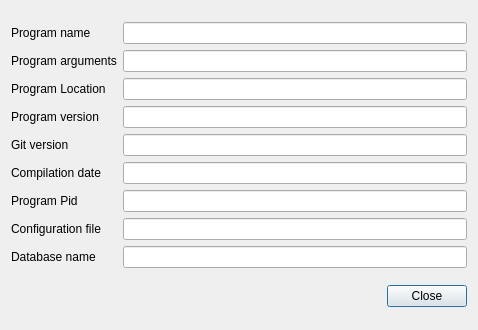
<?xml version="1.0" encoding="UTF-8"?>
<ui version="4.0">
 <class>DialogSystemInfo</class>
 <widget class="QDialog" name="DialogSystemInfo">
  <property name="geometry">
   <rect>
    <x>0</x>
    <y>0</y>
    <width>478</width>
    <height>330</height>
   </rect>
  </property>
  <property name="windowTitle">
   <string>System informations</string>
  </property>
  <layout class="QHBoxLayout" name="horizontalLayout_3">
   <item>
    <layout class="QVBoxLayout" name="verticalLayout_3">
     <item>
      <layout class="QHBoxLayout" name="horizontalLayout">
       <item>
        <layout class="QVBoxLayout" name="verticalLayout">
         <item>
          <widget class="QLabel" name="labelNme">
           <property name="text">
            <string>Program name</string>
           </property>
          </widget>
         </item>
         <item>
          <widget class="QLabel" name="labelNameProgramArguments">
           <property name="text">
            <string>Program arguments</string>
           </property>
          </widget>
         </item>
         <item>
          <widget class="QLabel" name="labelNameProgramArguments_2">
           <property name="text">
            <string>Program Location</string>
           </property>
          </widget>
         </item>
         <item>
          <widget class="QLabel" name="labelVersion">
           <property name="text">
            <string>Program version</string>
           </property>
          </widget>
         </item>
         <item>
          <widget class="QLabel" name="labelGitVersion">
           <property name="text">
            <string>Git version</string>
           </property>
          </widget>
         </item>
         <item>
          <widget class="QLabel" name="labelDateCompilation">
           <property name="text">
            <string>Compilation date</string>
           </property>
          </widget>
         </item>
         <item>
          <widget class="QLabel" name="labelPid">
           <property name="text">
            <string>Program Pid</string>
           </property>
          </widget>
         </item>
         <item>
          <widget class="QLabel" name="labelConfiguration">
           <property name="text">
            <string>Configuration file</string>
           </property>
          </widget>
         </item>
         <item>
          <widget class="QLabel" name="labelDatabase">
           <property name="text">
            <string>Database name</string>
           </property>
          </widget>
         </item>
        </layout>
       </item>
       <item>
        <layout class="QVBoxLayout" name="verticalLayout_2">
         <item>
          <widget class="QLineEdit" name="lineEditName">
           <property name="readOnly">
            <bool>true</bool>
           </property>
          </widget>
         </item>
         <item>
          <widget class="QLineEdit" name="lineEditProgramArguments">
           <property name="readOnly">
            <bool>true</bool>
           </property>
          </widget>
         </item>
         <item>
          <widget class="QLineEdit" name="lineEditLocation">
           <property name="readOnly">
            <bool>true</bool>
           </property>
          </widget>
         </item>
         <item>
          <widget class="QLineEdit" name="lineEditVersion">
           <property name="readOnly">
            <bool>true</bool>
           </property>
          </widget>
         </item>
         <item>
          <widget class="QLineEdit" name="lineEditGitVersion">
           <property name="readOnly">
            <bool>true</bool>
           </property>
          </widget>
         </item>
         <item>
          <widget class="QLineEdit" name="lineEditDateCompilation">
           <property name="readOnly">
            <bool>true</bool>
           </property>
          </widget>
         </item>
         <item>
          <widget class="QLineEdit" name="lineEditPid">
           <property name="readOnly">
            <bool>true</bool>
           </property>
          </widget>
         </item>
         <item>
          <widget class="QLineEdit" name="lineEditConfiguration">
           <property name="readOnly">
            <bool>true</bool>
           </property>
          </widget>
         </item>
         <item>
          <widget class="QLineEdit" name="lineEditDatabase">
           <property name="readOnly">
            <bool>true</bool>
           </property>
          </widget>
         </item>
        </layout>
       </item>
      </layout>
     </item>
     <item>
      <layout class="QHBoxLayout" name="horizontalLayout_2">
       <item>
        <spacer name="horizontalSpacer">
         <property name="orientation">
          <enum>Qt::Horizontal</enum>
         </property>
         <property name="sizeHint" stdset="0">
          <size>
           <width>40</width>
           <height>20</height>
          </size>
         </property>
        </spacer>
       </item>
       <item>
        <widget class="QPushButton" name="pushButtonClose">
         <property name="text">
          <string>Close</string>
         </property>
        </widget>
       </item>
      </layout>
     </item>
    </layout>
   </item>
  </layout>
 </widget>
 <resources/>
 <connections>
  <connection>
   <sender>pushButtonClose</sender>
   <signal>clicked()</signal>
   <receiver>DialogSystemInfo</receiver>
   <slot>close()</slot>
   <hints>
    <hint type="sourcelabel">
     <x>414</x>
     <y>182</y>
    </hint>
    <hint type="destinationlabel">
     <x>232</x>
     <y>102</y>
    </hint>
   </hints>
  </connection>
 </connections>
</ui>
